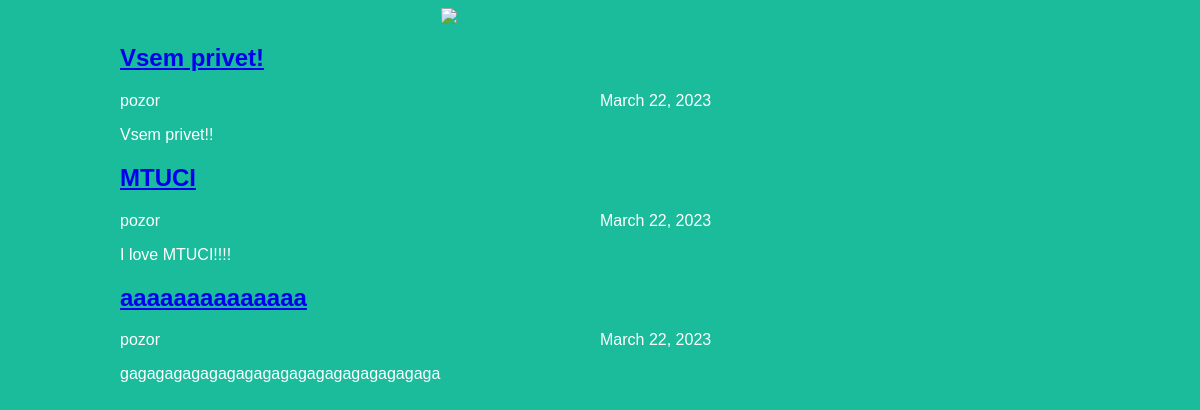
The page / on the database its author committed.
### articles/models.py (models this page shows, shortened)
class Article(models.Model):
    title = models.CharField(max_length=200)
    author = models.ForeignKey(User, on_delete=models.CASCADE)
    text = models.TextField()
    created_date = models.DateField(auto_now_add=True)
    def get_excerpt(self):
        return self.text[:140] + "..." if len(self.text) > 140 else self.text

### articles/views.py (the view)
# urls.py: path('', views.archive),
def archive(request):
    return render(request, 'archive.html',{"posts": Article.objects.all()})

### articles/templates/archive.html (shortened to what this page needs)
<!DOCTYPE html>
<html lang="en">
<head>
    <link rel="stylesheet" href="{{ STATIC_URL }}/static/css/article.css">
</head>
<body>
  <div class="header">
    <img src="https://sun9-4.userapi.com/impg/E6KwO2Z2Peu7pNL_pVaIRleiMWFpce5QEZZtZA/ThdYoxeWbLw.jpg?size=510x382&quality=96&sign=6f323567413ec52d8142bbc09e25f25e&type=album" />
  </div>
  <div class="archive">
    {% for post in posts %}
      <div class="one-post">
        <a href="/article/{{ post.id }}">
        <h2 class="post-title">{{ post.title }}</h2>
        </a>
        <div class="article-info">
        <div class="article-author">{{ post.author.username }}</div>
        <div class="article-created- date">{{ post.created_date }}</div>
        </div>
        <p class="article-text">{{ post.get_excerpt }}</p>
      </div>
{% endfor %}
  </div>
</body>
</html>

### articles/static/css/article.css (style rules this page uses)
body { background: #1abc9c; font-family: Tahoma, Arial, sans-serif; color: #ffffff; }
.header img { display: block; width: 318px; margin-left: auto; margin-right: auto; }
.archive { width: 960px; margin-left: auto; margin-right: auto; }
.article-author { width: 50%; float: left; }

### rows shown on the page
Article: title "Vsem privet!", author.username "pozor", created_date "March 22, 2023", get_excerpt "Vsem privet!!"
Article: title "MTUCI", author.username "pozor", created_date "March 22, 2023", get_excerpt "I love MTUCI!!!!"
Article: title "aaaaaaaaaaaaaa", author.username "pozor", created_date "March 22, 2023", get_excerpt "gagagagagagagagagagagagagagagagagaga"
